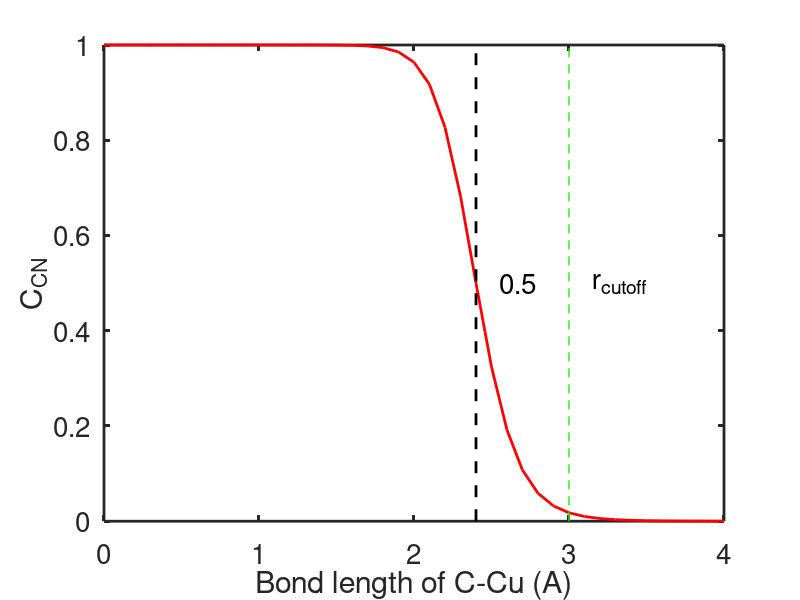

Reproduce this figure in MATLAB.
clear
figure

n=18;
m=36;
r0=2.4;

x=0:0.1:4;
nsize_x=size(x,2);
y(nsize_x)=0;

for i=1:nsize_x
    if x(i) == r0
        y(i)=n/m;
    else
        y(i)=(1-(x(i)/r0)^n)/(1-(x(i)/r0)^m);
    end
end

plot(x,y,'r-','linewidth',2)
set(gca,'fontsize',20)
set(gca,'linewidth',2)

hold on
plot([r0 r0],[0 1],'k--','linewidth',2)
plot(r0,0.5,'k--','linewidth',2)

plot([3 3],[0 1],'g--','linewidth',1)

text(3+0.15,0.5,'r_{cutoff}','fontsize',20)

text(r0+0.15,0.5,'0.5','fontsize',20)

xlabel('Bond length of C-Cu (A)')
ylabel('C_{CN}')
